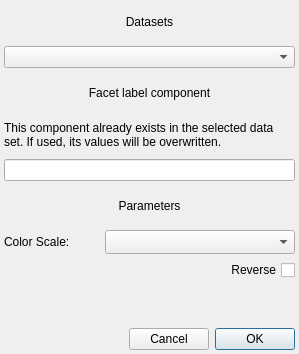
<?xml version="1.0" encoding="UTF-8"?>
<ui version="4.0">
 <class>SubsetFacet</class>
 <widget class="QDialog" name="SubsetFacet">
  <property name="geometry">
   <rect>
    <x>0</x>
    <y>0</y>
    <width>299</width>
    <height>354</height>
   </rect>
  </property>
  <property name="sizePolicy">
   <sizepolicy hsizetype="Preferred" vsizetype="Minimum">
    <horstretch>0</horstretch>
    <verstretch>0</verstretch>
   </sizepolicy>
  </property>
  <property name="windowTitle">
   <string>Subset Facet</string>
  </property>
  <layout class="QVBoxLayout" name="verticalLayout">
   <property name="sizeConstraint">
    <enum>QLayout::SetMinimumSize</enum>
   </property>
   <property name="leftMargin">
    <number>4</number>
   </property>
   <property name="topMargin">
    <number>4</number>
   </property>
   <property name="rightMargin">
    <number>4</number>
   </property>
   <property name="bottomMargin">
    <number>4</number>
   </property>
   <item>
    <widget class="QLabel" name="datasets_label">
     <property name="sizePolicy">
      <sizepolicy hsizetype="Preferred" vsizetype="Minimum">
       <horstretch>0</horstretch>
       <verstretch>0</verstretch>
      </sizepolicy>
     </property>
     <property name="text">
      <string>Datasets</string>
     </property>
     <property name="alignment">
      <set>Qt::AlignCenter</set>
     </property>
    </widget>
   </item>
   <item>
    <widget class="QComboBox" name="combosel_data">
     <property name="sizeAdjustPolicy">
      <enum>QComboBox::AdjustToContents</enum>
     </property>
    </widget>
   </item>
   <item>
    <widget class="QLabel" name="component_label">
     <property name="text">
      <string>Facet label component</string>
     </property>
     <property name="alignment">
      <set>Qt::AlignCenter</set>
     </property>
    </widget>
   </item>
   <item>
    <widget class="QLabel" name="component_warning_label">
     <property name="enabled">
      <bool>true</bool>
     </property>
     <property name="text">
      <string>This component already exists in the selected data set.
If used, its values will be overwritten.</string>
     </property>
     <property name="textFormat">
      <enum>Qt::RichText</enum>
     </property>
     <property name="alignment">
      <set>Qt::AlignLeading|Qt::AlignLeft|Qt::AlignVCenter</set>
     </property>
     <property name="wordWrap">
      <bool>true</bool>
     </property>
    </widget>
   </item>
   <item>
    <widget class="QLineEdit" name="text_component"/>
   </item>
   <item>
    <widget class="QLabel" name="parameters_label">
     <property name="sizePolicy">
      <sizepolicy hsizetype="Preferred" vsizetype="Minimum">
       <horstretch>0</horstretch>
       <verstretch>0</verstretch>
      </sizepolicy>
     </property>
     <property name="layoutDirection">
      <enum>Qt::LeftToRight</enum>
     </property>
     <property name="text">
      <string>Parameters</string>
     </property>
     <property name="alignment">
      <set>Qt::AlignCenter</set>
     </property>
    </widget>
   </item>
   <item>
    <layout class="QFormLayout" name="form_layout"/>
   </item>
   <item>
    <layout class="QHBoxLayout" name="horizontalLayout" stretch="2,4">
     <item>
      <widget class="QLabel" name="label_2">
       <property name="text">
        <string>Color Scale:</string>
       </property>
      </widget>
     </item>
     <item>
      <widget class="QColormapCombo" name="combodata_cmap">
       <property name="sizeAdjustPolicy">
        <enum>QComboBox::AdjustToMinimumContentsLengthWithIcon</enum>
       </property>
      </widget>
     </item>
    </layout>
   </item>
   <item>
    <layout class="QHBoxLayout" name="horizontalLayout_2">
     <item>
      <widget class="QCheckBox" name="bool_reverse_cmap">
       <property name="layoutDirection">
        <enum>Qt::RightToLeft</enum>
       </property>
       <property name="text">
        <string>Reverse</string>
       </property>
      </widget>
     </item>
    </layout>
   </item>
   <item>
    <widget class="QLabel" name="error_label">
     <property name="sizePolicy">
      <sizepolicy hsizetype="Preferred" vsizetype="Minimum">
       <horstretch>0</horstretch>
       <verstretch>0</verstretch>
      </sizepolicy>
     </property>
     <property name="text">
      <string/>
     </property>
     <property name="textFormat">
      <enum>Qt::RichText</enum>
     </property>
     <property name="wordWrap">
      <bool>true</bool>
     </property>
    </widget>
   </item>
   <item>
    <layout class="QHBoxLayout" name="horizontalLayout_6">
     <item>
      <spacer name="horizontalSpacer">
       <property name="orientation">
        <enum>Qt::Horizontal</enum>
       </property>
       <property name="sizeHint" stdset="0">
        <size>
         <width>40</width>
         <height>20</height>
        </size>
       </property>
      </spacer>
     </item>
     <item>
      <widget class="QPushButton" name="button_cancel">
       <property name="text">
        <string>Cancel</string>
       </property>
      </widget>
     </item>
     <item>
      <widget class="QPushButton" name="button_ok">
       <property name="text">
        <string>OK</string>
       </property>
       <property name="default">
        <bool>true</bool>
       </property>
      </widget>
     </item>
    </layout>
   </item>
  </layout>
 </widget>
 <customwidgets>
  <customwidget>
   <class>QColormapCombo</class>
   <extends>QComboBox</extends>
   <header>glue.utils.qt.colors</header>
  </customwidget>
 </customwidgets>
 <resources/>
 <connections/>
</ui>
